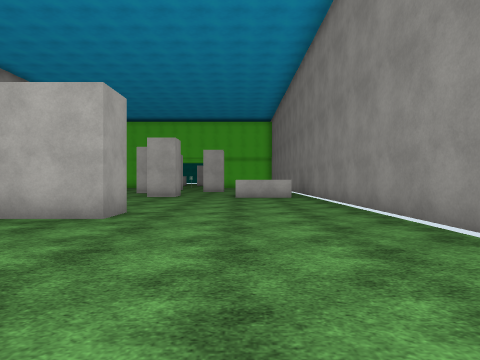
View 1 (above)

17 first-person views from a walk through a 3-D level made in the Unity game engine. The camera is 1.2 m above the floor, looks level and sees 75° across. The floor is counted in squares, 2 m on a side. Each view is taken from the middle of a square. On the plan, view 1 faces up. The plan holds only what a view shows up to about 9 squares ahead; the rest is blank. The place goes on beyond the plan. The player character is not drawn. Some animated figures are left out. Some surface patterns are stand-ins.

View 2
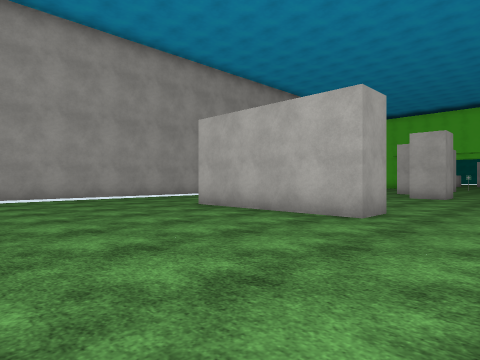

View 3
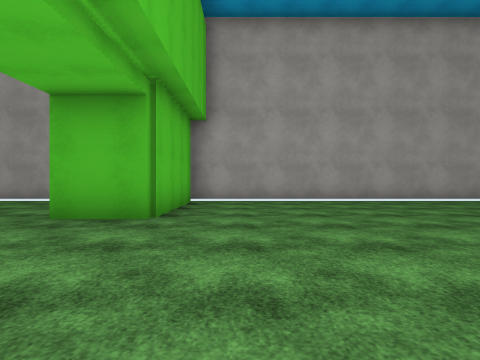

View 4
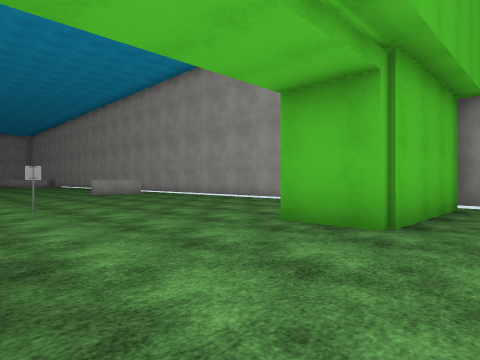

View 5
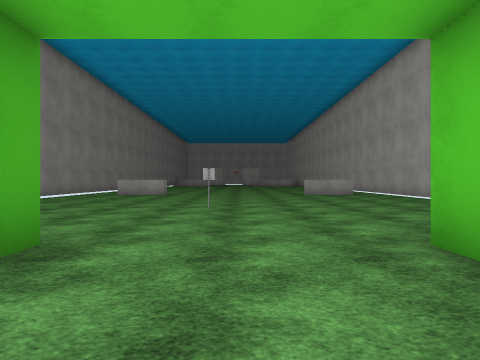

View 6
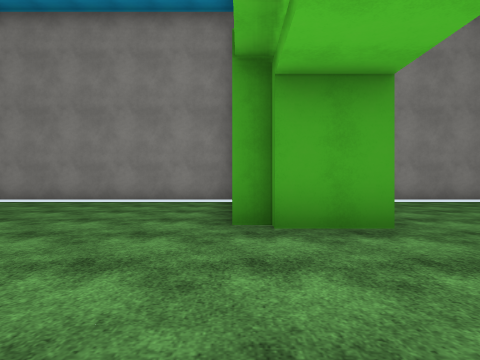

View 7
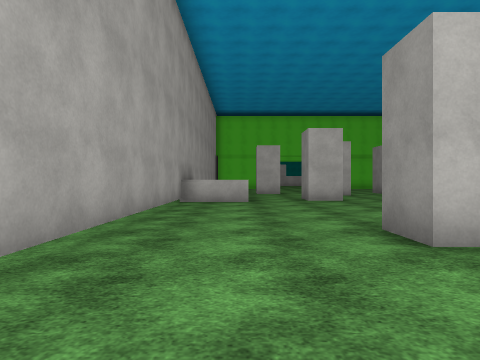

View 8
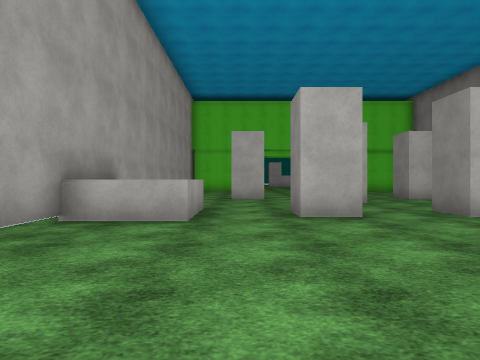

View 9
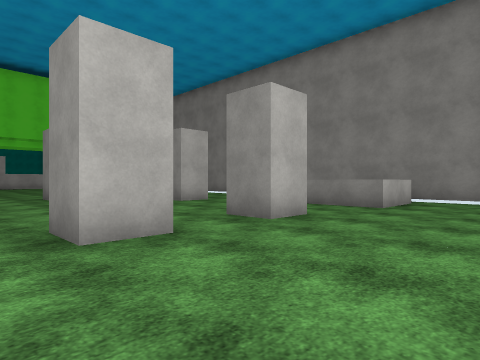

View 10
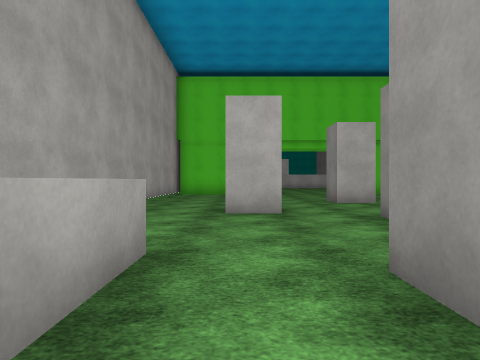

View 11
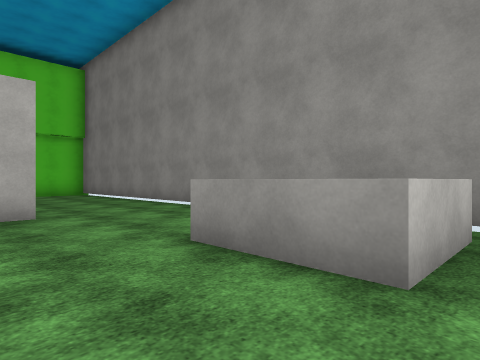

View 12
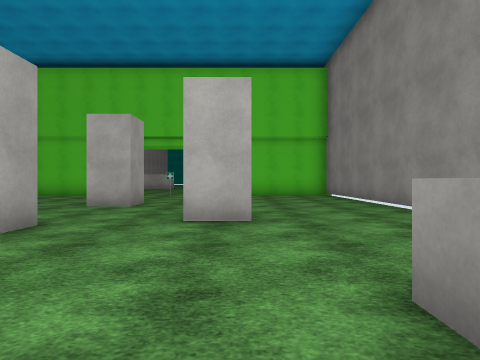

View 13
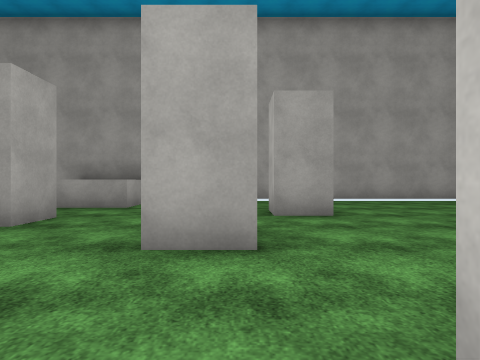

View 14
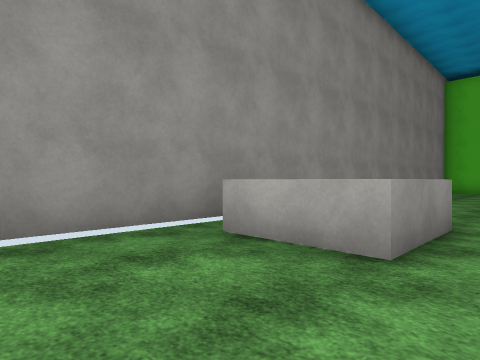

View 15
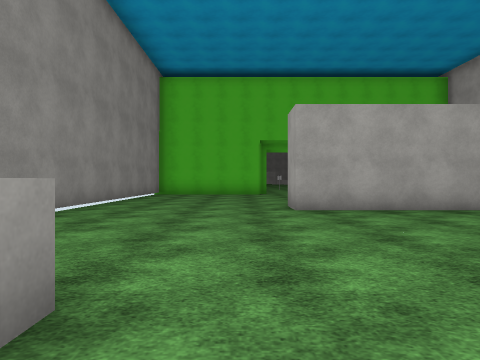

View 16
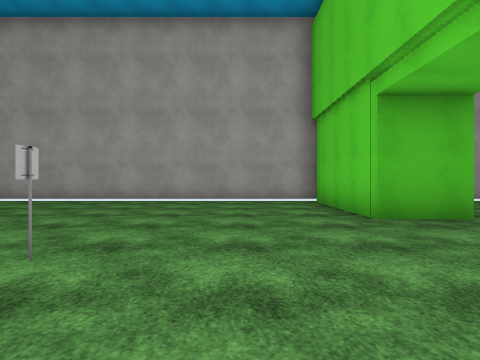

View 17
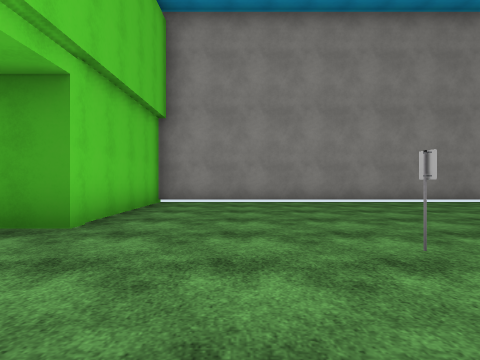

### Floor plan
Points are (right, up) in squares from view 1. A wall is a line through its corners. A room is listed if a view was taken in it or the views show most of it. See-through windows are left out.
Room 1 (views 1, 2, 3, 4, 5, 6, 7, 8, 9, 10, 11, 12, 13, 14, 15, 16, 17)
walls: (-5.8, 5.8) (-2.1, 5.8) (-2.1, 4.8) (-6.3, 4.8) (-6.3, 5.9); (-5, 11.1) (-6, 11.1) (-6, 12.1) (-5, 12.1); (-2.2, 11.1) (-3.3, 11.1) (-3.3, 12.1); (1.8, 10.6) (-0.1, 10.6) (-0.1, 12.6) (1.8, 12.6); (-8.8, 12.6) (-7.8, 12.6) (-7.8, 10.6) (-9.6, 10.6); (-3.7, 15.2) (-3.7, 14.1); (-5.8, -1.3) (-5.8, -2.9); (-1.8, -1.5) (-1.8, -0.9); (-0.8, 15.6) (-1.9, 15.6); (-6.3, 16.6) (-6.3, 15.6) (-7.2, 15.6); (2.3, -0.9) (2.3, 20); (-3.5, 19.1) (-3.5, 18.1) (-4.5, 18.1) (-4.5, 19); (-9.6, 20.5) (-9.6, -1.3) (-6, -1.3) (-6, -2.9) (-9.6, -2.9) (-9.6, -9.5); (2.3, -9.5) (2.3, -2.9) (-2.1, -2.9) (-2.1, -1.4)
objects: other object (-3, -7)

Where each view was taken, in squares from view 1:
view 1: 0 up, 0 right, facing up
view 2: 0 up, 0 right, facing up-left
view 3: 0 up, 1 left, facing left
view 4: 0 up, 2 left, facing down-left
view 5: 0 up, 4 left, facing down
view 6: 1 down, 6 left, facing right
view 7: 2 up, 8 left, facing up
view 8: 6 up, 7 left, facing up
view 9: 8 up, 7 left, facing up-right
view 10: 10 up, 7 left, facing up
view 11: 10 up, 2 left, facing up-right
view 12: 11 up, 1 left, facing up
view 13: 15 up, 1 left, facing left
view 14: 15 up, 1 left, facing down-right
view 15: 12 up, 1 left, facing down
view 16: 5 down, 1 left, facing left
view 17: 5 down, 6 left, facing right
